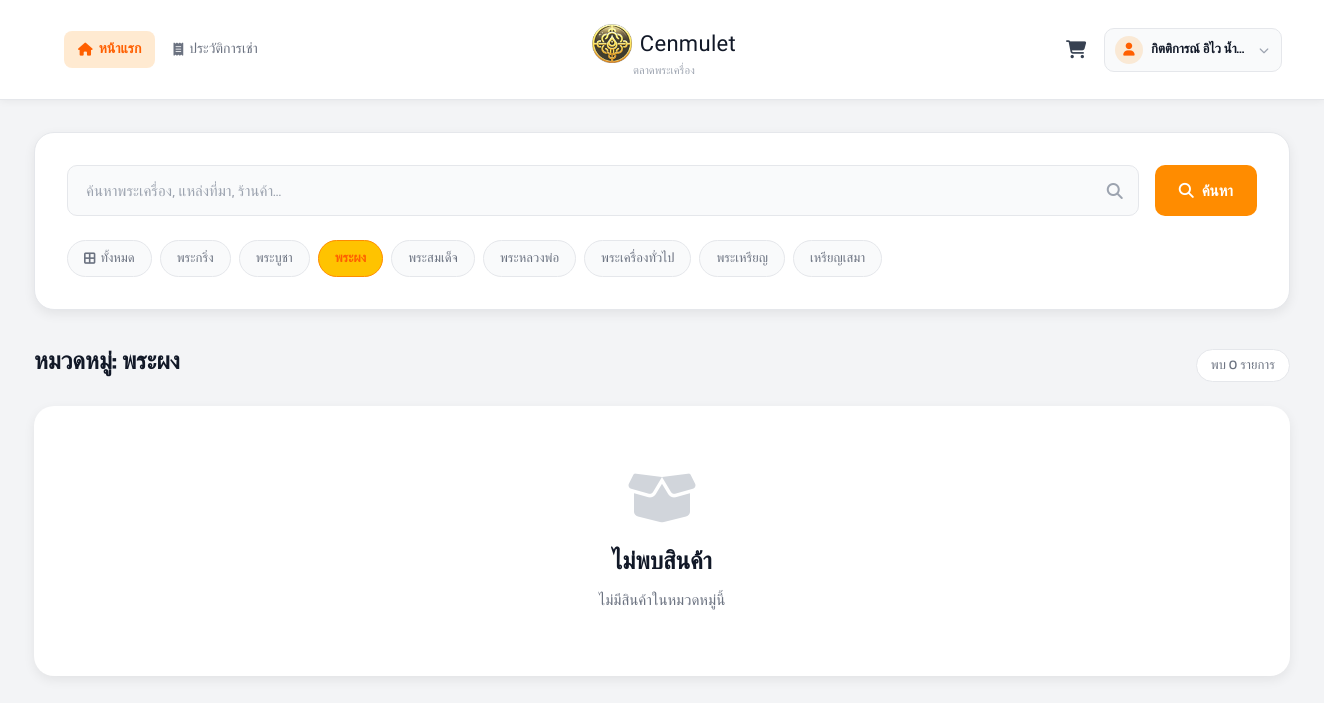
/views/user/home.php?category=5 (signed in), run on an earlier commit of the app's database.
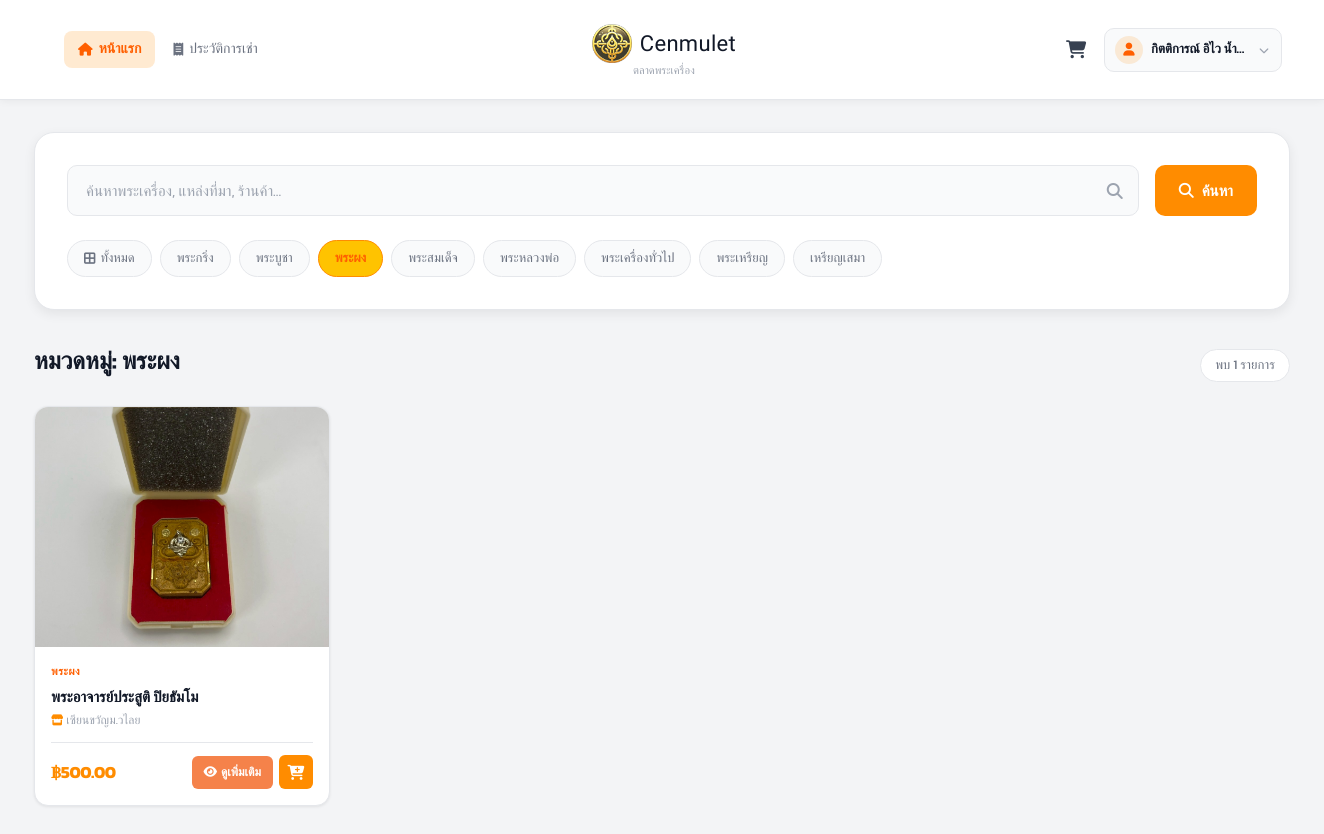
And on a later commit of the database.
### tables this page shows
CREATE TABLE users (
    id INTEGER PRIMARY KEY AUTOINCREMENT,
    fullname TEXT,
    username TEXT UNIQUE,
    password TEXT,
    tel TEXT,
    address TEXT,
    image TEXT,
    id_per TEXT
);

CREATE TABLE categories (
    id INTEGER PRIMARY KEY AUTOINCREMENT,
    category_name TEXT
);

CREATE TABLE amulets (
    id INTEGER PRIMARY KEY AUTOINCREMENT,
    amulet_name TEXT,
    source TEXT,
    quantity INTEGER,
    price REAL,
    image TEXT,
    sellerId INTEGER,
    categoryId INTEGER,
    FOREIGN KEY (sellerId) REFERENCES sellers(id),
    FOREIGN KEY (categoryId) REFERENCES categories(id)
);

CREATE TABLE sellers (
    id INTEGER PRIMARY KEY AUTOINCREMENT,
    fullname TEXT,
    store_name TEXT,
    username TEXT UNIQUE,
    password TEXT,
    address TEXT,
    img_store TEXT,
    tel TEXT,
    pay_contax TEXT,
    id_per TEXT,
    img_per TEXT,

    status TEXT DEFAULT 'pending',
    reject_reason TEXT,
    reviewed_at DATETIME
, pay_bank TEXT);

### views/user/home.php (the view, shortened to what this page needs)
<?php
require_once __DIR__ . "/../../config/db.php";
$user_id = $_SESSION['user_id'];
try {
    $stmt = $db->prepare("SELECT * FROM users WHERE id = :id");
    $stmt->execute([':id' => $user_id]);
    $user = $stmt->fetch(PDO::FETCH_ASSOC);
} catch (PDOException $e) {
    die("Error: " . $e->getMessage());
}
try {
    $stmt = $db->query("SELECT * FROM categories ORDER BY category_name");
    $categories = $stmt->fetchAll(PDO::FETCH_ASSOC);
} catch (PDOException $e) {
    $categories = [];
}
$search          = $_GET['search']   ?? '';
$category_filter = $_GET['category'] ?? '';
try {
    $sql = "
        SELECT a.*, c.category_name, s.store_name
        FROM amulets a
        LEFT JOIN categories c ON a.categoryId = c.id
        LEFT JOIN sellers   s ON a.sellerId   = s.id
        WHERE a.quantity > 0
    ";
    $params = [];
    if (!empty($category_filter)) {
        $sql .= " AND a.categoryId = :category";
        $params[':category'] = $category_filter;
    }
    $sql .= " ORDER BY a.id DESC";
    $stmt = $db->prepare($sql);
    $stmt->execute($params);
    $products = $stmt->fetchAll(PDO::FETCH_ASSOC);
} catch (PDOException $e) {
    die("Error: " . $e->getMessage());
}
$active_page = 'home';
?>
<!DOCTYPE html>
<html lang="th">
<head>
    <link rel="stylesheet" href="https://cdnjs.cloudflare.com/ajax/libs/font-awesome/6.5.1/css/all.min.css">
    <link rel="stylesheet" href="/public/css/style.css">
    <link rel="stylesheet" href="/public/css/home.css">
</head>
<body>
    <?php include __DIR__ . '/../../includes/navbar.php'; ?>
    <div class="container">
        <div class="search-filter-panel">
            <form action="" method="GET" class="search-form">
                <div class="search-input-wrap">
                    <input type="text"
                           name="search"
                           class="search-input"
                           placeholder="ค้นหาพระเครื่อง, แหล่งที่มา, ร้านค้า..."
                           value="<?php echo htmlspecialchars($search); ?>">
                </div>
                <button type="submit" class="btn-search">
                    <i class="fa-solid fa-search"></i>
                    ค้นหา
                </button>
            </form>
            <div class="category-chips">
                <a href="/views/user/home.php"
                   class="category-chip <?php echo empty($category_filter) ? 'active' : ''; ?>">
                    <i class="fa-solid fa-border-all"></i> ทั้งหมด
                </a>
                <?php foreach ($categories as $cat): ?>
                    <a href="?category=<?php echo $cat['id']; ?><?php echo !empty($search) ? '&search=' . urlencode($search) : ''; ?>"
                       class="category-chip <?php echo $category_filter == $cat['id'] ? 'active' : ''; ?>">
                        <?php echo htmlspecialchars($cat['category_name']); ?>
                    </a>
                <?php endforeach; ?>
            </div>
        </div>
        <div class="results-header">
            <h1>
                <?php
                if (!empty($search)) {
                    echo 'ผลการค้นหา: "' . htmlspecialchars($search) . '"';
                } elseif (!empty($category_filter)) {
                    $cat_name = '';
                    foreach ($categories as $cat) {
                        if ($cat['id'] == $category_filter) { $cat_name = $cat['category_name']; break; }
                    }
                    echo 'หมวดหมู่: ' . htmlspecialchars($cat_name);
                } else {
                    echo 'พระเครื่องทั้งหมด';
                }
                ?>
            </h1>
            <span class="result-count">พบ <?php echo count($products); ?> รายการ</span>
        </div>
        <?php if (count($products) > 0): ?>
            <div class="products-grid">
                <?php foreach ($products as $product): ?>
                    <div class="product-card">
                        <div class="product-image">
                            <?php if ($product['image']): ?>
                                <img src="/uploads/amulets/<?php echo htmlspecialchars($product['image']); ?>" alt="<?php echo htmlspecialchars($product['amulet_name']); ?>">
                            <?php else: ?>
                                <i class="fa-solid fa-image placeholder-icon"></i>
                            <?php endif; ?>
                        </div>
                        <div class="product-body">
                            <div class="product-cat">
                                <?php echo htmlspecialchars($product['category_name'] ?? 'ไม่ระบุหมวดหมู่'); ?>
                            </div>
                            <h3 class="product-name"><?php echo htmlspecialchars($product['amulet_name']); ?></h3>
                            <p class="product-source">
                                <i class="fa-solid fa-store" style="color:var(--primary);font-size:11px;"></i>
                                <?php echo htmlspecialchars($product['store_name'] ?? 'ร้านค้า'); ?>
                            </p>
                            <div class="product-footer">
                                <div class="product-price">฿<?php echo number_format($product['price'], 2); ?></div>
                                <div class="product-actions">
                                    <a href="/views/user/product_detail.php?id=<?php echo $product['id']; ?>" class="btn-detail">
                                        <i class="fa-solid fa-eye"></i> ดูเพิ่มเติม
                                    </a>
                                    <form action="/user/add_to_cart_process.php" method="POST" style="display:inline;">
                                        <button type="submit" class="btn-add-cart" title="เพิ่มลงตะกร้า">
                                            <i class="fa-solid fa-cart-plus"></i>
                                        </button>
                                    </form>
                                </div>
                            </div>
                        </div>
                    </div>
                <?php endforeach; ?>
            </div>
        <?php else: ?>
            <div class="no-products">
                <i class="fa-solid fa-box-open"></i>
                <h2>ไม่พบสินค้า</h2>
                <p>
                    <?php
                    if (!empty($search)) {
                        echo 'ไม่พบสินค้าที่ตรงกับคำค้นหา "' . htmlspecialchars($search) . '"';
                    } else {
                        echo 'ไม่มีสินค้าในหมวดหมู่นี้';
                    }
                    ?>
                </p>
            </div>
        <?php endif; ?>
    </div>
</body>
</html>

### includes/navbar.php (shortened to what this page needs)
<?php
$active_page = $active_page ?? 'home';
?>
<nav class="navbar">
    <div class="navbar-container">
        <div class="nav-left">
            <ul>
                <li>
                    <a href="/views/user/home.php"
                       class="<?php echo $active_page === 'home' ? 'active' : ''; ?>">
                        <i class="fa-solid fa-house"></i>
                        หน้าแรก
                    </a>
                </li>
                <li>
                    <a href="/views/user/orders.php"
                       class="<?php echo $active_page === 'orders' ? 'active' : ''; ?>">
                        <i class="fa-solid fa-receipt"></i>
                        ประวัติการเช่า
                    </a>
                </li>
            </ul>
        </div>
        <a href="/views/user/home.php" class="nav-logo">
            <div class="nav-logo-row">
                <img src="/public/images/image.png" alt="Cenmulet">
                <span class="nav-logo-name">Cenmulet</span>
            </div>
            <span class="nav-logo-sub">ตลาดพระเครื่อง</span>
        </a>
        <div class="nav-right">
            <a href="/views/user/cart.php" class="nav-cart" title="ตะกร้าสินค้า">
                <i class="fa-solid fa-cart-shopping"></i>
            </a>
            <div class="user-menu">
                <div class="user-btn">
                    <div class="user-avatar">
                        <i class="fa-solid fa-user"></i>
                    </div>
                    <span class="user-name"><?php echo htmlspecialchars($user['fullname']); ?></span>
                    <i class="fa-solid fa-chevron-down user-chevron"></i>
                </div>
            </div>
        </div>
    </div>
</nav>

### public/css/style.css (style rules this page uses)
:root { --primary: #FF8C00; --primary-dark: #FF5F00; --primary-light: #FFC300; --primary-glow: #ff8c009b; --accent-blue: #F5824A; --accent-blue-dark: #f77433; --accent-blue-light: #f5834ad0; --accent-blue-bg: #d97706; --warning: #F5824A; --warning-light: #fa9d6f; --warning-dark: #f86b25; --warning-text: #92400e; --danger: #ef4444; --danger-dark: #dc2626; --danger-light: #fee2e2; --danger-faded: #fecaca; --success: #10b981; --success-light: #d1fae5; --text-primary: #111827; --text-secondary: #6b7280; --text-muted: #9ca3af; --text-inverse: #ffffff; --bg-page: #f3f4f6; --bg-card: #ffffff; --bg-subtle: #f9fafb; --bg-input: #f9fafb; --border: #e5e7eb; --border-strong: #d1d5db; --border-focus: #10b981; --space-xs: 4px; --space-sm: 8px; --space-md: 16px; --space-lg: 24px; --space-xl: 32px; --space-2xl: 48px; --space-3xl: 64px; --radius-sm: 6px; --radius-md: 10px; --radius-lg: 14px; --radius-xl: 20px; --radius-pill: 9999px; --radius-circle: 50%; --shadow-sm: 0 1px 3px rgba(0,0,0,0.08); --shadow-md: 0 4px 12px rgba(0,0,0,0.07); --shadow-lg: 0 8px 28px rgba(0,0,0,0.1); --shadow-xl: 0 16px 48px rgba(0,0,0,0.14); --shadow-primary: 0 6px 20px rgba(16, 185, 129, 0.25); --font-body: "Kanit", sans-serif; --font-display: "Sriracha", cursive; --text-xs: 12px; --text-sm: 13px; --text-base: 15px; --text-md: 16px; --text-lg: 18px; --text-xl: 20px; --text-2xl: 24px; --text-3xl: 30px; --text-4xl: 36px; --transition: all 0.25s ease; --transition-fast: all 0.15s ease; }
*, *::before, *::after { margin: 0; padding: 0; box-sizing: border-box; }
html { scroll-behavior: smooth; }
body { font-family: var(--font-body); background: var(--bg-page); color: var(--text-primary); line-height: 1.6; -webkit-font-smoothing: antialiased; }
.navbar { width: 100%; height: 72px; display: flex; justify-content: space-between; align-items: center; padding: 0 var(--space-xl); background: var(--bg-card); position: sticky; top: 0; z-index: 100; box-shadow: 0 1px 0 var(--border), var(--shadow-sm); }
.container { max-width: 1320px; margin: 0 auto; padding: var(--space-xl) var(--space-xl); }

What changed in the data, as far as the page shows it:
added amulets: image (picture), categoryId.category_name "พระผง", amulet_name "พระอาจารย์ประสูติ ปิยธัมโม", sellerId.store_name "เซียนขวัญม.วไลย", price "500.00"
Also different on the page:
count($products): "0" → "1"
text no longer shown: "ไม่พบสินค้า ไม่มีสินค้าในหมวดหมู่นี้"
